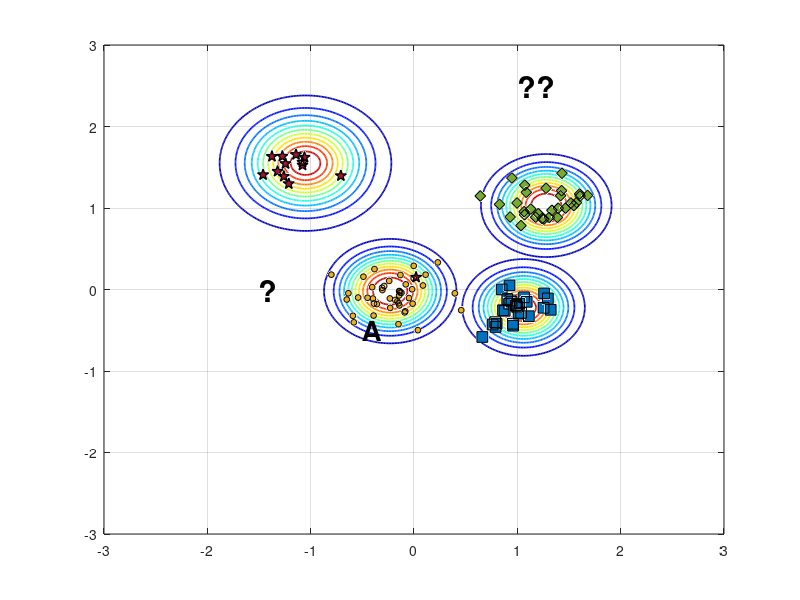

This figure's MATLAB source: (Note: this script raises an error after producing the figure.)
%% Reproduce EVM-style demo figure (no toolboxes)
clear; close all; clc; rng(7);

% ---------- 1) 合成四类二维数据 ----------
% 类中心（大致对应图中位置）
C_star  = [-1.15  1.55];   % 红色星
C_diam  = [ 1.25  1.05];   % 绿色菱形
C_square= [ 1.05 -0.20];   % 蓝色方块
C_dot   = [-0.20  0.00];   % 蓝色小点（被 A 标注影响的那簇）

% 协方差（控制每簇形状）
S = @(sx,sy,rho)[sx^2 rho*sx*sy; rho*sx*sy sy^2];
Sig_star   = S(0.18,0.20, 0.05);
Sig_diam   = S(0.22,0.18,-0.10);
Sig_square = S(0.20,0.16, 0.05);
Sig_dot    = S(0.25,0.18, 0.00);

% 从高斯采样（不用 mvnrnd）
sample = @(N,mu,SIG) (randn(N,2)*chol(SIG,'lower') + mu);

X_star   = sample(12,C_star,   Sig_star);
X_diam   = sample(30,C_diam,   Sig_diam);
X_square = sample(28,C_square, Sig_square);
X_dot    = sample(45,C_dot,    Sig_dot);

% 加一个“离群星”靠近 A（见原图左中）
X_star = [X_star; 0.02 0.15];

% ---------- 2) 底面散点与样式 ----------
figure('Color','w','Position',[100,100,800,600]);
hold on; box on; grid on;
z0 = 0; % 所有散点都放在 z=0 的平面

% 确保按照绘制顺序叠放，便于把散点置顶
set(gca,'SortMethod','childorder');

h_star   = scatter3(X_star(:,1),  X_star(:,2),  z0+zeros(size(X_star,1),1),  70, ...
        'pentagram', 'filled', 'MarkerEdgeColor','k', 'MarkerFaceColor',[0.635294 0.0784314 0.184314], 'LineWidth',1.0); % 红色五角星 #A2142F
h_diam   = scatter3(X_diam(:,1),  X_diam(:,2),  z0+zeros(size(X_diam,1),1),  60, ...
        'd', 'filled', 'MarkerEdgeColor','k', 'MarkerFaceColor',[0.466667 0.674510 0.188235]); % 绿色菱形 #77AC30
h_square = scatter3(X_square(:,1),X_square(:,2),z0+zeros(size(X_square,1),1),60, ...
        's', 'filled', 'MarkerEdgeColor','k', 'MarkerFaceColor',[0 0.447059 0.741176]); % 蓝色正方形 #0072BD
h_dot    = scatter3(X_dot(:,1),   X_dot(:,2),   z0+zeros(size(X_dot,1),1),   18, ...
        'o', 'filled', 'MarkerEdgeColor','k', 'MarkerFaceColor',[0.929412 0.694118 0.125490]); % 黄色圆形 #EDB120


% ---------- 3) ψ-model 等值环（彩色同心） ----------
% 采用带形状参的径向函数 psi(r) = exp(-(r/s)^t)
psi = @(X,Y,cx,cy,s,t) exp( - ( sqrt((X-cx).^2 + (Y-cy).^2) ./ s ).^t );

% 选几处“极端向量/代表点”（包含 A 所在）
EV = [ -0.23 -0.02 ;   % A 对应蓝点极端向量
        1.06 -0.22 ;   % 蓝方块
        1.28  1.03 ;   % 绿菱形
       -1.05  1.55 ];  % 红星
scale = [0.42, 0.36, 0.40, 0.48];   % 各自 scale
shape = [2.6,  2.2,  2.4,  2.0];    % 各自 shape

% 网格
[xg,yg] = meshgrid(linspace(-3,3,400));
colormap(jet); caxis([0 1]);

% 等高线层级（红到蓝：高到低）
levels = linspace(1.0,0.05,12);

for k = 1:size(EV,1)
    Z = psi(xg,yg,EV(k,1),EV(k,2),scale(k),shape(k));
    [~, h] = contour(xg,yg,Z,levels);    % 直接画在底面，保持颜色映射
    set(h,'LineWidth',1.25);

    % 将等高线明确压到 z=0（兼容不同 MATLAB 版本）
    ch = get(h,'Children');
    for ic = 1:numel(ch)
        zd = get(ch(ic),'ZData');
        if ~isempty(zd)
            set(ch(ic),'ZData',zeros(size(zd))); % 强制贴在 z=0
        end
    end
end

% 标出 A 与问号
text(-0.5,-0.5,0,'A','FontWeight','bold','FontSize',20,'Color','k');
text( 1, 2.5,0,'??','FontWeight','bold','FontSize',22,'Color','k');
text( -1.5,0,0,'?','FontWeight','bold','FontSize',22,'Color','k');

% ---------- 4) 上方半透明“钟形面”（表示类支持/概率） ----------
% 用四个高斯穹顶，中心与各簇一致
gauss2 = @(X,Y,cx,cy,s) exp(-((X-cx).^2 + (Y-cy).^2)/(2*s^2));
tops  = {C_star, C_diam, C_square, C_dot};
sigT  = [0.65 0.55 0.55 0.60];
amp   = [1.05 0.95 0.90 0.85];

% 抬高穹顶，并缩小每个穹顶的覆盖范围（为每个穹顶使用局部网格）
zlift      = 0.18;   % 统一抬高量（不改变颜色映射）
spanFactor = 1.3;    % 每个穹顶半宽 = spanFactor * sigma（越小覆盖越小）
gridN      = 121;    % 局部网格分辨率

for i=1:4
    cx = tops{i}(1); cy = tops{i}(2);
    span = spanFactor * sigT(i);
    [xgi,ygi] = meshgrid(linspace(cx - span, cx + span, gridN), ...
                         linspace(cy - span, cy + span, gridN));

    Zt = amp(i) * gauss2(xgi,ygi,cx,cy,sigT(i));
    % 用 Zt 作为颜色，Zt+zlift 作为高度，从而抬高且保留原色
    s1 = surf(xgi,ygi, Zt + zlift, Zt, 'EdgeColor','none', 'FaceAlpha',0.);
end
% shading interp; camlight headlight; lighting gouraud;

% 将散点推到顶层
uistack([h_star h_diam h_square h_dot], 'top');
% 将contoru推到顶层
uistack(h, 'top');

% ---------- 5) 轴、视角与观感 ----------
xlim([-2 2]); ylim([-1 3]); zlim([0 1.25]); view(-67,22);
axis vis3d; daspect([1 1 0.8]);
set(gca,'FontName','Times New Roman','FontSize',12,'LineWidth',1);
% xlabel('x'); ylabel('y'); zlabel('score / \psi');

% 网格和背景风格
grid on; 
% set(gca,'GridAlpha',0.2,'MinorGridAlpha',0.2);
